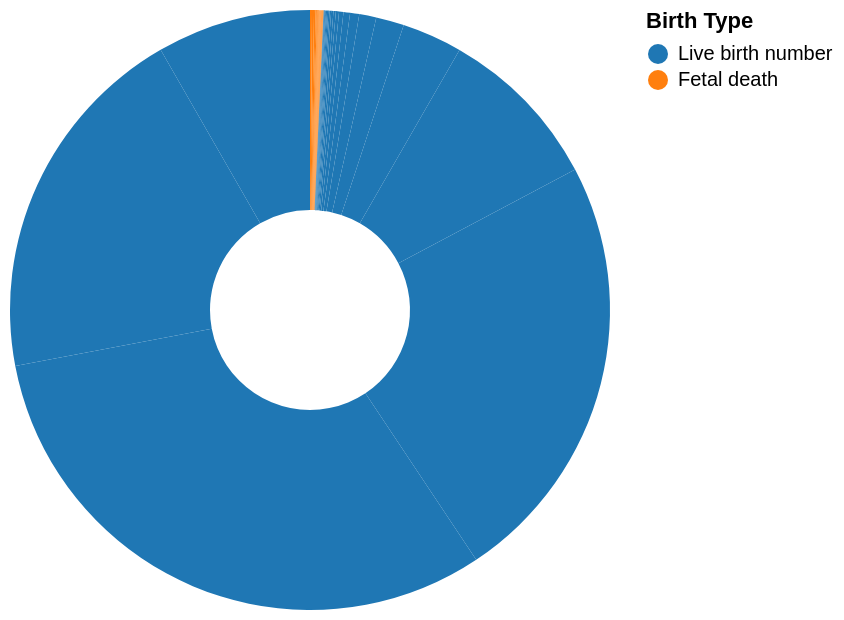

Source (Vega-Lite JSON):
### Vega-Lite specification from a JSON file in a GitHub repository (floating-point values rounded to 4 significant figures)
{"$schema": "https://vega.github.io/schema/vega-lite/v5.json", "description": "A donut chart for visualizing births by gestational age with a filter to select each week.", "data": {"values": [{"Gestational_age": 20, "Live_births_Number": 71, "Fetal_deaths_Number": 336}, {"Gestational_age": 21, "Live_births_Number": 91, "Fetal_deaths_Number": 341}, {"Gestational_age": 22, "Live_births_Number": 128, "Fetal_deaths_Number": 269}, {"Gestational_age": 23, "Live_births_Number": 136, "Fetal_deaths_Number": 192}, {"Gestational_age": 24, "Live_births_Number": 169, "Fetal_deaths_Number": 110}, {"Gestational_age": 25, "Live_births_Number": 192, "Fetal_deaths_Number": 112}, {"Gestational_age": 26, "Live_births_Number": 227, "Fetal_deaths_Number": 79}, {"Gestational_age": 27, "Live_births_Number": 267, "Fetal_deaths_Number": 78}, {"Gestational_age": 28, "Live_births_Number": 378, "Fetal_deaths_Number": 56}, {"Gestational_age": 29, "Live_births_Number": 406, "Fetal_deaths_Number": 35}, {"Gestational_age": 30, "Live_births_Number": 531, "Fetal_deaths_Number": 38}, {"Gestational_age": 31, "Live_births_Number": 747, "Fetal_deaths_Number": 36}, {"Gestational_age": 32, "Live_births_Number": 1108, "Fetal_deaths_Number": 50}, {"Gestational_age": 33, "Live_births_Number": 1551, "Fetal_deaths_Number": 47}, {"Gestational_age": 34, "Live_births_Number": 2880, "Fetal_deaths_Number": 63}, {"Gestational_age": 35, "Live_births_Number": 4742, "Fetal_deaths_Number": 48}, {"Gestational_age": 36, "Live_births_Number": 10197, "Fetal_deaths_Number": 83}, {"Gestational_age": 37, "Live_births_Number": 28091, "Fetal_deaths_Number": 84}, {"Gestational_age": 38, "Live_births_Number": 73523, "Fetal_deaths_Number": 98}, {"Gestational_age": 39, "Live_births_Number": 98495, "Fetal_deaths_Number": 44}, {"Gestational_age": 40, "Live_births_Number": 61854, "Fetal_deaths_Number": 44}, {"Gestational_age": 41, "Live_births_Number": 26056, "Fetal_deaths_Number": 14}]}, "transform": [{"filter": {"param": "gestational_age_selector"}}, {"calculate": "'Live birth number'", "as": "Live_births"}, {"calculate": "'Fetal death'", "as": "Fetal_deaths"}, {"fold": ["Live_births_Number", "Fetal_deaths_Number"], "as": ["Birth_Type", "Number"]}, {"calculate": "datum.Birth_Type == 'Live_births_Number' ? 'Live birth number' : 'Fetal death'", "as": "Birth_Type"}], "params": [{"name": "gestational_age_selector", "select": {"type": "point", "fields": ["Gestational_age"], "toggle": false, "clear": "none"}, "bind": {"input": "range", "min": 20, "max": 41, "step": 1, "name": "Select Gestational Age: "}}], "mark": {"type": "arc", "innerRadius": 50}, "encoding": {"theta": {"field": "Number", "type": "quantitative"}, "color": {"field": "Birth_Type", "type": "nominal", "scale": {"domain": ["Live birth number", "Fetal death"], "range": ["#1f77b4", "#ff7f0e"]}, "legend": {"title": "Birth Type"}}, "tooltip": [{"field": "Birth_Type", "type": "nominal", "title": "Type"}, {"field": "Number", "type": "quantitative", "title": "Number"}]}}
